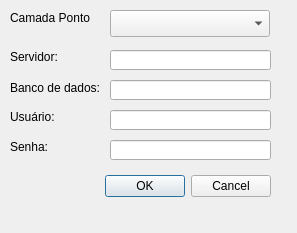
<?xml version="1.0" encoding="UTF-8"?>
<ui version="4.0">
 <class>UploadSedcorDialogBase</class>
 <widget class="QDialog" name="UploadSedcorDialogBase">
  <property name="geometry">
   <rect>
    <x>0</x>
    <y>0</y>
    <width>297</width>
    <height>233</height>
   </rect>
  </property>
  <property name="windowTitle">
   <string>GDS-Upload Sedcor</string>
  </property>
  <widget class="QDialogButtonBox" name="button_box">
   <property name="geometry">
    <rect>
     <x>100</x>
     <y>170</y>
     <width>171</width>
     <height>32</height>
    </rect>
   </property>
   <property name="orientation">
    <enum>Qt::Horizontal</enum>
   </property>
   <property name="standardButtons">
    <set>QDialogButtonBox::Cancel|QDialogButtonBox::Ok</set>
   </property>
  </widget>
  <widget class="QLineEdit" name="lineEditHost">
   <property name="geometry">
    <rect>
     <x>110</x>
     <y>50</y>
     <width>161</width>
     <height>20</height>
    </rect>
   </property>
  </widget>
  <widget class="QLabel" name="label_5">
   <property name="geometry">
    <rect>
     <x>10</x>
     <y>140</y>
     <width>47</width>
     <height>13</height>
    </rect>
   </property>
   <property name="text">
    <string>Senha:</string>
   </property>
  </widget>
  <widget class="QgsMapLayerComboBox" name="mMapLayerComboBox">
   <property name="geometry">
    <rect>
     <x>110</x>
     <y>10</y>
     <width>160</width>
     <height>27</height>
    </rect>
   </property>
  </widget>
  <widget class="QLabel" name="label">
   <property name="geometry">
    <rect>
     <x>10</x>
     <y>10</y>
     <width>81</width>
     <height>16</height>
    </rect>
   </property>
   <property name="text">
    <string>Camada Ponto:</string>
   </property>
  </widget>
  <widget class="QLabel" name="label_4">
   <property name="geometry">
    <rect>
     <x>10</x>
     <y>110</y>
     <width>47</width>
     <height>13</height>
    </rect>
   </property>
   <property name="text">
    <string>Usuário:</string>
   </property>
  </widget>
  <widget class="QLineEdit" name="lineEditPass">
   <property name="geometry">
    <rect>
     <x>110</x>
     <y>140</y>
     <width>161</width>
     <height>20</height>
    </rect>
   </property>
  </widget>
  <widget class="QLabel" name="label_3">
   <property name="geometry">
    <rect>
     <x>10</x>
     <y>80</y>
     <width>91</width>
     <height>16</height>
    </rect>
   </property>
   <property name="text">
    <string>Banco de dados:</string>
   </property>
  </widget>
  <widget class="QLineEdit" name="lineEditUser">
   <property name="geometry">
    <rect>
     <x>110</x>
     <y>110</y>
     <width>161</width>
     <height>20</height>
    </rect>
   </property>
  </widget>
  <widget class="QLabel" name="label_2">
   <property name="geometry">
    <rect>
     <x>10</x>
     <y>50</y>
     <width>47</width>
     <height>13</height>
    </rect>
   </property>
   <property name="text">
    <string>Servidor:</string>
   </property>
  </widget>
  <widget class="QLineEdit" name="lineEditBd">
   <property name="geometry">
    <rect>
     <x>110</x>
     <y>80</y>
     <width>161</width>
     <height>20</height>
    </rect>
   </property>
  </widget>
 </widget>
 <customwidgets>
  <customwidget>
   <class>QgsMapLayerComboBox</class>
   <extends>QComboBox</extends>
   <header>qgsmaplayercombobox.h</header>
  </customwidget>
 </customwidgets>
 <resources/>
 <connections>
  <connection>
   <sender>button_box</sender>
   <signal>accepted()</signal>
   <receiver>UploadSedcorDialogBase</receiver>
   <slot>accept()</slot>
   <hints>
    <hint type="sourcelabel">
     <x>20</x>
     <y>20</y>
    </hint>
    <hint type="destinationlabel">
     <x>20</x>
     <y>20</y>
    </hint>
   </hints>
  </connection>
  <connection>
   <sender>button_box</sender>
   <signal>rejected()</signal>
   <receiver>UploadSedcorDialogBase</receiver>
   <slot>reject()</slot>
   <hints>
    <hint type="sourcelabel">
     <x>20</x>
     <y>20</y>
    </hint>
    <hint type="destinationlabel">
     <x>20</x>
     <y>20</y>
    </hint>
   </hints>
  </connection>
 </connections>
</ui>
